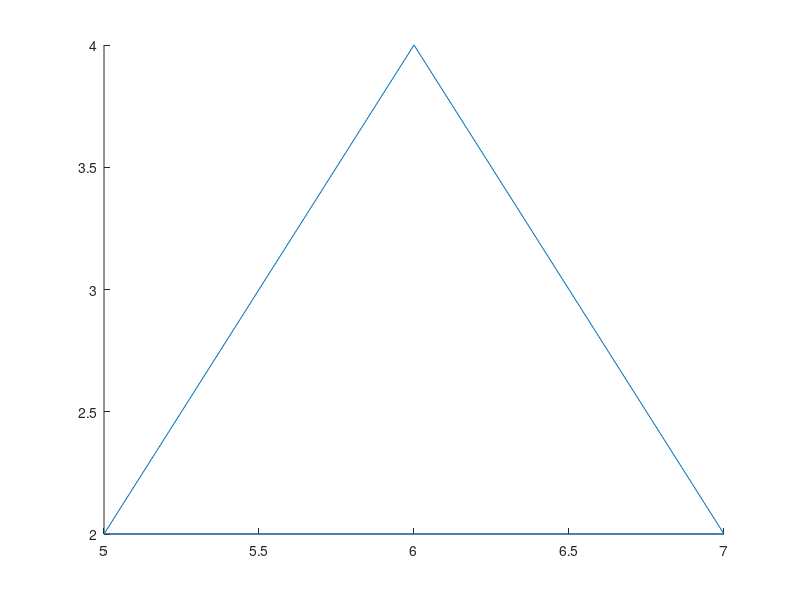

MATLAB code to generate this figure: (Note: this script raises an error after producing the figure.)

%Limpiar todo
clear all;
clc;

%Variables de animacion
frames = 100;
pausa = 0.01;
pausaInicial = 0.001;

%Variables del tamano del plano carteciano
Xmin = -3; %X minima
Xmax = 8;  %X maxima
Ymin = -3;  %Y minima
Ymax = 8; %Y maxima

%Valor de Rotacion
theta = -1080;

%Vertices, corresponden a los puntos tomados del triangulo
a=[5,2];
b=[7,2];
c=[6,4];

%Matriz de puntos
x = [a(1) b(1) c(1) a(1)];
y = [a(2) b(2) c(2) a(2)];

%Dibujar el triangulo original
trianguloOriginal = line(x,y); %Dibujar triangulo
trianguloOriginal.Color = 'blue'; %Colot
trianguloOriginal.LineStyle = '-'; %Tipo de linea
trianguloOriginal.LineWidth = 3; %Grosor

%Formato al plano
grid on %Mostrar cuadricula
axis square; %Cuadricula cuadrada
axis([Xmin,Xmax,Ymin,Ymax]); %Tamaño de plano carteciano

for i = 1:frames
    %Convercion para avanzar un poco cada ciclo
    div = (i/frames);
    thetan = theta*div;
    tx = a(1);
    ty = a(2);
    
    MTO = [1 0 0; %Matriz de traslacion al origen
        0 1 0;
        -tx -ty 1];
    
    MTI = [1 0 0; %Matriz de traslacion al inicio
        0 1 0;
        tx ty 1];
    
    MR = [cosd(thetan) sind(thetan)  0; %Matriz de rotacion
        -sind(thetan) cosd(thetan) 0;
        0            0      1];
    
    aR = [a(1),a(2),1] * MTO * MR * MTI; %Punto 'a' rotado
    bR = [b(1),b(2),1] * MTO * MR * MTI; %Punto 'b' rotado
    cR = [c(1),c(2),1] * MTO * MR * MTI; %Punto 'c' rotado
    
    %Matriz de puntos
    xR = [aR(1) bR(1) cR(1) aR(1)]; %Valores x rotados
    yR = [aR(2) bR(2) cR(2) aR(2)]; %Valores y rotados
    
    %Dibujar el triangulo rotado
    trianguloRotado = line(xR,yR); %Dibujar triangulo
    trianguloRotado.Color = 'red'; %Colot
    trianguloRotado.LineStyle = '--'; %Tipo de linea
    trianguloRotado.LineWidth = 3; %Grosor
    
    pause(pausa) %pausar
    
    %Condicion para que se pause un poco al inicio
    if(i == 1)
        pause(pausaInicial)
    end
    
    %Condicion para borrar los triangulos anteriores
    if(i < 100)
        delete(trianguloRotado)
    end
end